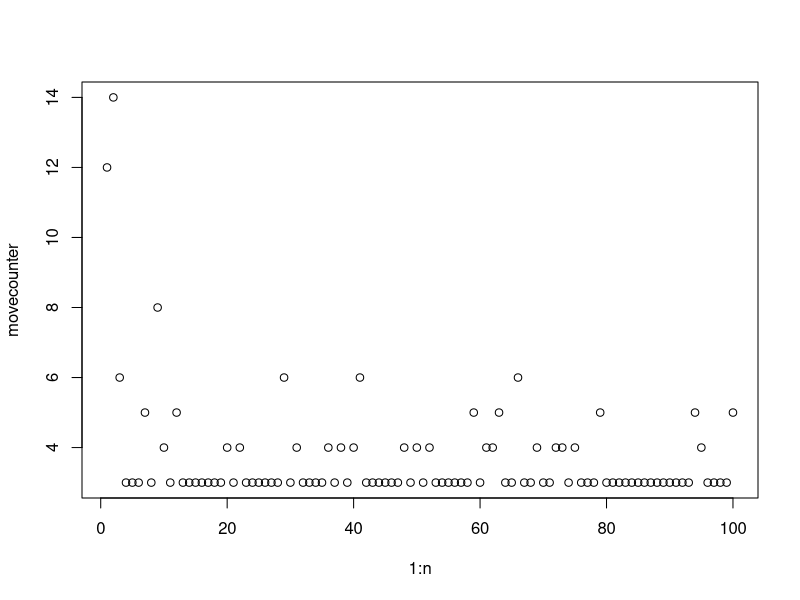

The R source for this figure:
#######
# GRIDWORLD - UNCOMMENTED
# 03.03.2021
# Reinforcement Learning Seminar
#######

rm(list = ls()) #clear the workspace


actions <- c("up", "left", "down", "right") 
states <- c("s0", "s1", "s2", "s3") 
n <- 100   # specfy how many times you want to run the q-learning function
s_0 <- "s0" # start at initial state 
s_terminal <- "s3" # goal state
epsilon <- 0.1 # parameter for ε-greedy action selection
learning_rate <- 0.1 # LR
invtemp = 0.1
method = c("egreedy") 
movecounter = matrix(0, nrow=n, ncol=1)
Q <- matrix(0, nrow=length(states), ncol=length(actions), dimnames=list(states, actions))
moves = 0

moveInEnvironment <- function(sin,ain){
  sout = sin
  if (sin == "s0" && ain == "down") 
    sout <- "s1" 
  if (sin == "s1" && ain == "up") 
    sout <- "s0" 
  if (sin == "s1" && ain == "right") 
    sout <- "s2" 
  if (sin == "s2" && ain == "left") 
    sout <- "s1" 
  if (sin == "s2" && ain == "up") 
    sout <- "s3" 
  if (sin == "s3" && ain == "down") 
    sout <- "s2" 
  return(sout)
}

getReward <- function(sin){
  if (sin == "s3") { 
    rout <- 100 
  } else { 
    rout <- -1 
  } 
  return(rout)
}


for (i in 1:n) {
  if (i %% 100 == 0) {
	    print(i) 
  } else {}
	 
	state <- s_0 # set cursor to initial state 
    
  moves = 0;
	  		
	while (state != s_terminal) {

		  if (method == "softmax") {
			  qvals = Q[state, ]
				pvals = exp(invtemp*qvals)/sum(exp(invtemp*qvals))
				action = sample(actions,size = 1, prob = pvals)
		  } else if (method == "egreedy"){ 
		    randonumber = runif(1)
		    if (randonumber <= epsilon) {
		      action <- sample(actions, 1)  # pick random action ('sample' takes a sample of the specified size (here 1) from the elements of 'actions') 
		    } else {
		      maxactions = which(Q[state, ] == max(Q[state, ]))
		      action = sample(actions[maxactions],1)
		    }
		  } else {
				action <- sample(actions, 1)
				print("no method has been specified. Sampling random action...")
		  }

    next_state <- moveInEnvironment(state,action)
		reward <- getReward(next_state)
				
		response <- (list(state=next_state, reward=reward)) 
		Q[state, action] <- Q[state, action] + learning_rate * (response$reward + max(Q[response$state, ]) - Q[state, action])
				
    if ((i == 1) & (next_state == "s3"))	{  #	if (i %% 300 == 0) {
    	print(i)
			print(Q) # what does q-look like after first successful iteration (i==1)
  	} else {
  	}

		state <- response$state # move to next state 
    moves = moves + 1
  }  
  movecounter[i] = moves
} 


#print(actions[max.col(Q)])
print(Q)
#print(movecounter)
plot(1:n,movecounter)





